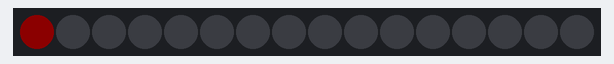
This sketch was run on a simulated Arduino Uno, built with avr-gcc and run on an emulated ATmega328P. On the bench: 16 RGB LEDs in strip order, left to right. Dim RGB values are drawn brighter than linear.

Above: at 0.05 s.
At 0.45 s:
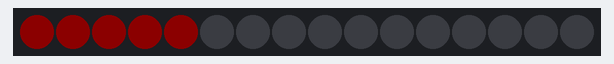
At 0.85 s:
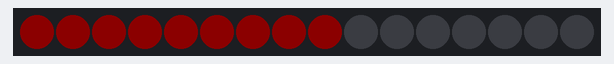
At 1.6 s:
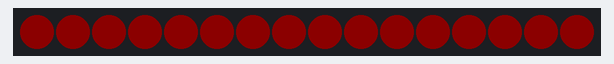

The sketch:

sketch_mar28a.ino
```cpp
#include <FastLED.h>

#define NUM_LEDS 16
#define DATA_PIN 3
#define BRIGHTNESS 25

CRGB leds[NUM_LEDS];


void setup() {
  // put your setup code here, to run once:
  FastLED.addLeds<NEOPIXEL, DATA_PIN>(leds, NUM_LEDS);
  FastLED.setBrightness(BRIGHTNESS);
  Serial.begin(9600);

}

void loop() {
  for (int i = 0; i < NUM_LEDS; i++) {
    leds[i] = CRGB(127, 0, 0);
    FastLED.show();
    delay(100);
  }
  for (int i = NUM_LEDS; i <= 0; i--) {
    leds[i] = CRGB(0, 0, 0);
    FastLED.show();
    delay(100);
  }

}
```
